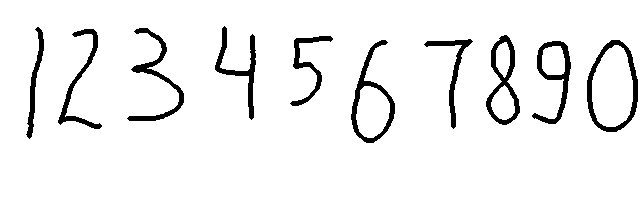
#> input picture klimov/test1.jpg, 640 x 200 px
$ python -i scanImage.py   (imports and definitions only)   (Python 2 division)
#> lines starting #> are read from the running program, lines starting #| are printed output that depends on the picture
### klimov/networkCore.py
import numpy as np
import scipy.io
import scipy.optimize
import time

class NeuronNetwork:

    def __init__(self, input_size, hidden_size, output_size, eps = 0.12):
        self.input_size = input_size
        self.hidden_size = hidden_size
        self.output_size = output_size

        self.Theta1 = []
        self.Theta2 = []


    # [60 lines left out: functions predict, gradiend_descend, train, save_weights, not called in this run]

    def load_weights(self):
        data = scipy.io.loadmat("weight.mat")
        self.Theta1 = np.mat(data['Theta1'])
        self.Theta2 = np.mat(data['Theta2'])

def sigmoid(z):
    return 1./(1. + np.exp(-z))

def sigmoid_gradient(z):
    g = sigmoid(z)
    return np.multiply(g, 1 - g)

# [69 lines left out: functions cost_function, grad_function, not called in this run]


# [11 lines that do not run on import are left out]

### klimov/scanImage.py
from networkCore import NeuronNetwork
from PIL import Image
from scipy.ndimage import measurements, find_objects
from scipy.io import loadmat
import numpy as np
import sys
import profile

def scan_image(filename, ):
#> called with filename = 'test1.jpg'
    image = np.array(Image.open(filename).convert('L')).T
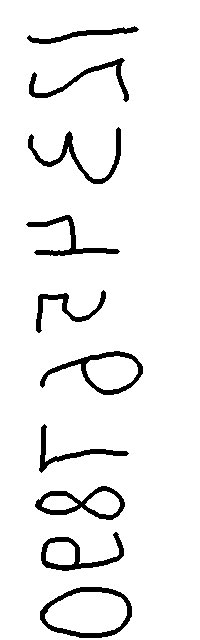
#> image: shape (640, 200); min 0, max 255, mean 238.8
    image = 255 - image  ## Inverting image, just like in a train set
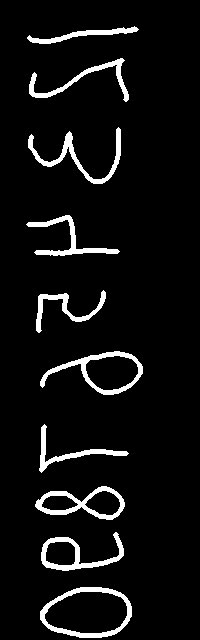
#> image: shape (640, 200); min 0, max 255, mean 16.2
    mask = [[1,1,1],
        [1,1,1],
        [1,1,1]]
    labels, numb_of_components = measurements.label(1*(image > 128), structure=mask)
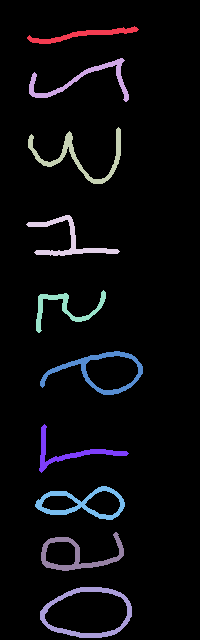
#> labels: shape (640, 200) int32; 11 distinct labels, from 0 to 10; one colour per label, 0 black
#> numb_of_components = 10
    slices =  find_objects(labels)
#> slices = 10 items
    network = NeuronNetwork(400, 25, 10)
    network.load_weights()
#> (reads klimov/weight.mat from the repository)
    result = []

    for i in range(numb_of_components):
          digit = image[slices[i]]
          size = digit.shape
          square_size = max(size)
          canvas = np.zeros([square_size]*2)
          ind1 = ((square_size - size[0]) / 2, (square_size - size[1]) / 2)
          ind2 = ((square_size + size[0]) / 2, (square_size + size[1]) / 2)
          canvas[ind1[0]:ind2[0]][:,ind1[1]:ind2[1]] = digit
          #Image.fromarray(canvas.T).show()
          digit = np.mat(Image.fromarray(canvas).resize((20,20))).T
          result.append(network.predict(digit.flatten(1))[0])
#> this loop made 1 pass
#> pass 1, in scan_image, `digit = np.mat(Image.fromarray(canvas).resize((20,20))).T`:
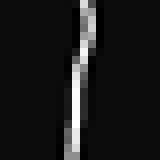
#> digit: shape (20, 20) float32 (shown 8 times larger); min -10.43, max 200.5, mean 11.5; drawn with min black and max white
#> after the loop:
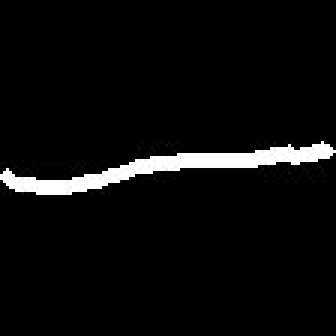
#> canvas: shape (112, 112) float64 (shown 3 times larger); min 0, max 255, mean 11.5
#> after the loop, result = []
          #s = raw_input()
    return result  ## FIXME !!!

#> (the run stopped early here; a loop or call above may not have finished)
